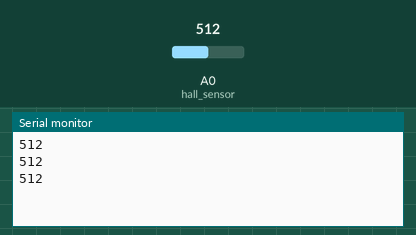
Bench run of a sketch on a simulated Arduino Uno, built with avr-gcc and run on an emulated ATmega328P. On the bench: the last lines printed to the serial monitor. The inputs (shaded band) are chosen by the test bench; at power-on: A0 (hall_sensor) = 512.

Above: at 1.3 s.
1.4 s: A0 (hall_sensor) set to 716
At 1.9 s:
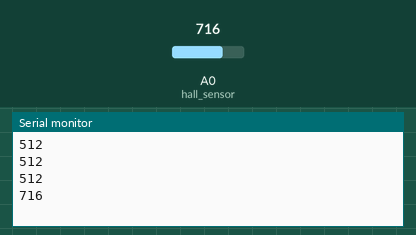
2.9 s: A0 (hall_sensor) set to 900
At 3.4 s:
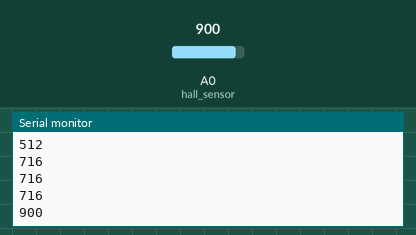
Timing chart, 0 to 5.9 s (numbered marks = the images above; inputs shaded):
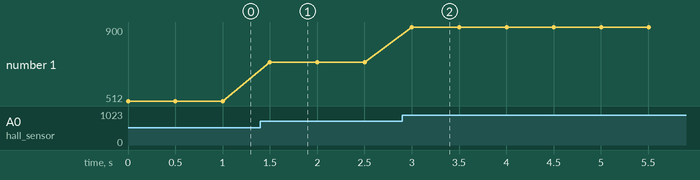

The sketch:

hall_sensor.ino
```cpp
#define hall_sensor A0

int val = 0;

void setup() {
  Serial.begin(9600);
}

void loop() {
  int read = analogRead(hall_sensor);
  Serial.println(read);
  delay(500);
}
```

Measured:
- after the input at 1.4 s, the serial monitor: prints a new line after 0.10 s (image 1)
- after the input at 2.9 s, the serial monitor: prints a new line after 0.10 s (image 2)
- plotted number 1: 512 → 716 after the input at 1.4 s, 716 → 900 after the input at 2.9 s
